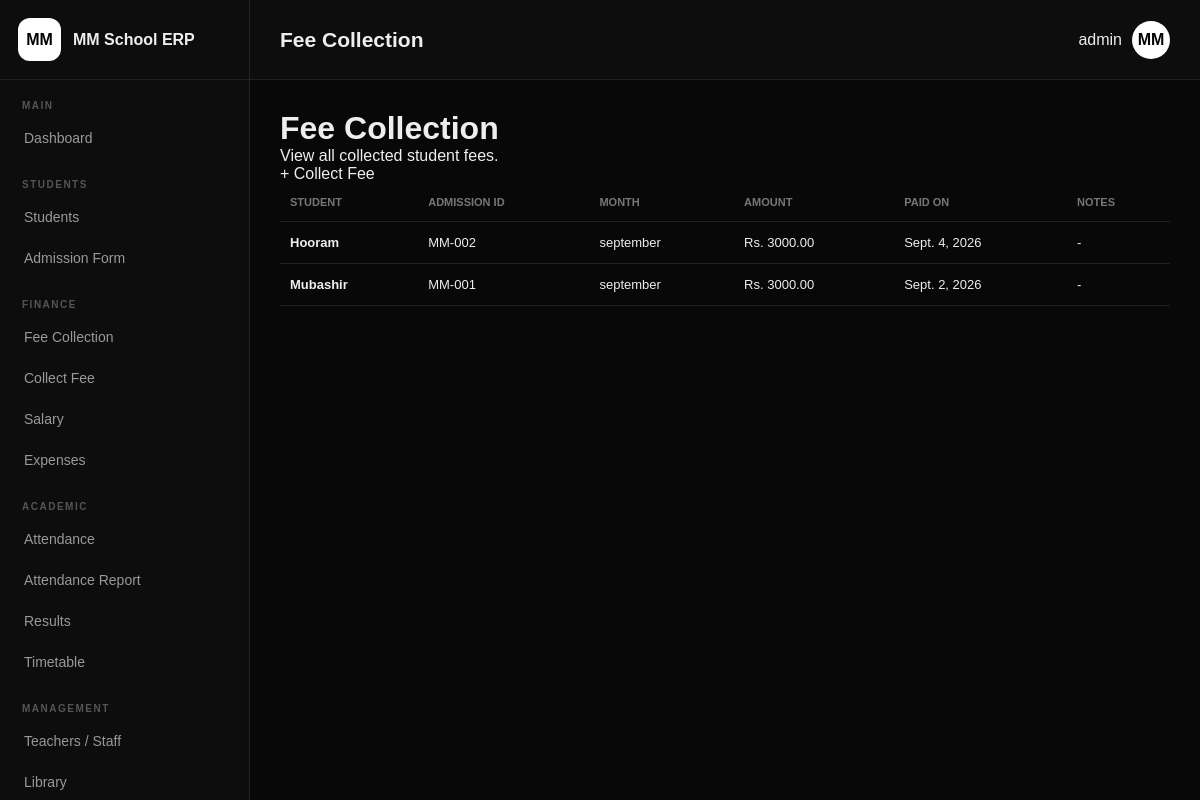
Screenshot of /fees/ (signed in) with the database file from the repository.
### school/models.py (models this page shows, shortened)
class FeePayment(models.Model):
    student = models.ForeignKey(Student, on_delete=models.CASCADE, related_name="fee_payments")
    month = models.CharField(max_length=30)
    amount = models.DecimalField(max_digits=10, decimal_places=2)
    paid_on = models.DateField()
    notes = models.TextField(blank=True)
    created_at = models.DateTimeField(auto_now_add=True)
    class Meta:
        ordering = ["-paid_on", "-created_at"]

class Student(models.Model):
    admission_id = models.CharField(max_length=30, unique=True)
    name = models.CharField(max_length=150)
    father = models.CharField(max_length=150)
    father_cnic = models.CharField(max_length=30, blank=True)
    cnic = models.CharField(max_length=30, blank=True)
    dob = models.DateField(null=True, blank=True)
    gender = models.CharField(max_length=20, default="Male")
    class_name = models.CharField(max_length=20, choices=CLASSES)
    admission_date = models.DateField()
    monthly_fee = models.DecimalField(max_digits=10, decimal_places=2, default=3000)
    phone = models.CharField(max_length=30, blank=True)
    guardian_phone = models.CharField(max_length=30)
    emergency = models.CharField(max_length=30, blank=True)
    address = models.TextField()
    previous_school = models.CharField(max_length=200, blank=True)
    previous_class = models.CharField(max_length=30, blank=True)
    religion = models.CharField(max_length=50, blank=True)
    blood = models.CharField(max_length=10, blank=True)
    notes = models.TextField(blank=True)
    active = models.BooleanField(default=True)
    created_at = models.DateTimeField(auto_now_add=True)
    class Meta:
        ordering = ["-created_at"]

### school/views.py (the view)
# urls.py: path("fees/", views.fee_collection, name="fee_collection"),
@login_required
def fee_collection(request):
    payments = FeePayment.objects.select_related("student").all()
    return render(request, "fee_collection.html", {"payments": payments})

### school/context_processors.py (called while the page is built)
def choices(request):
    return {"classes": CLASSES, "roles": Teacher.ROLE_CHOICES}

### templates/fee_collection.html (shortened to what this page needs)
{% extends "base.html" %}
{% block heading %}Fee Collection{% endblock %}
{% block content %}
<div class="page-head">
    <div>
        <h1>Fee Collection</h1>
        <p>View all collected student fees.</p>
    </div>
    <a href="{% url 'collect_fee' %}" class="btn">
        + Collect Fee
    </a>
</div>
<div class="table-wrap">
<table>
    <thead>
        <tr>
            <th>Student</th>
            <th>Admission ID</th>
            <th>Month</th>
            <th>Amount</th>
            <th>Paid On</th>
            <th>Notes</th>
        </tr>
    </thead>
    <tbody>
        {% for payment in payments %}
        <tr>
            <td><b>{{ payment.student.name }}</b></td>
            <td>{{ payment.student.admission_id }}</td>
            <td>{{ payment.month }}</td>
            <td>Rs. {{ payment.amount }}</td>
            <td>{{ payment.paid_on }}</td>
            <td>{{ payment.notes|default:"-" }}</td>
        </tr>
        {% empty %}
        <tr>
            <td colspan="6">No fee payments recorded yet.</td>
        </tr>
        {% endfor %}
    </tbody>
</table>
</div>
{% endblock %}

### templates/base.html (shortened to what this page needs)
{% load static %}
<!DOCTYPE html>
<html lang="en">
<head>
<link rel="stylesheet" href="{% static 'css/app.css' %}">
</head>
<body>
<div id="app">
<aside class="sidebar">
    <div class="brand">
        <div class="brand-logo">MM</div>
        <div class="brand-text">MM School ERP</div>
    </div>
    <div class="menu">
        <div class="menu-title">MAIN</div>
        <a href="{% url 'dashboard' %}"
           class="{% if request.resolver_match.url_name == 'dashboard' %}active{% endif %}">
            Dashboard
        </a>
        <div class="menu-title">STUDENTS</div>
        <a href="{% url 'students' %}">
            Students
        </a>
        <a href="{% url 'add_student' %}">
            Admission Form
        </a>
        <div class="menu-title">FINANCE</div>
        <a href="{% url 'fee_collection' %}">
            Fee Collection
        </a>
        <a href="{% url 'collect_fee' %}">
            Collect Fee
        </a>
        <a href="{% url 'salary' %}">Salary</a>
        <a href="{% url 'expenses' %}">
            Expenses
        </a>
<div class="menu-title">Academic</div>
<a href="{% url 'attendance' %}">Attendance</a>
<a href="{% url 'attendance_report' %}">Attendance Report</a>
<a href="{% url 'results' %}">Results</a>
<a href="{% url 'timetable' %}">Timetable</a>
        <div class="menu-title">Management</div>
<a href="{% url 'teachers' %}">Teachers / Staff</a>
<a href="{% url 'library' %}">Library</a>
    </div>
</aside>
<main class="main">
    <div class="topbar">
        <h2>{% block heading %}Dashboard{% endblock %}</h2>
        <div class="user-box">
            <span>{{ request.user.username }}</span>
            <div class="avatar">MM</div>
        </div>
    </div>
    <div class="content">
        {% block content %}{% endblock %}
    </div>
</main>
</div>
</body>
</html>

### static/css/app.css (style rules this page uses)
* { box-sizing:border-box;margin:0;padding:0;font-family:Arial,sans-serif }
body { background:#080808;color:#eee }
.logo,.brand-logo,.avatar { background:#fff;color:#000;font-weight:900; display:flex;align-items:center;justify-content:center }
#app { min-height:100vh }
.sidebar { position:fixed;left:0;top:0;bottom:0;width:250px;background:#0d0d0d; border-right:1px solid #242424;overflow-y:auto;z-index:100 }
.brand { height:80px;border-bottom:1px solid #222;display:flex;align-items:center; gap:12px;padding:18px }
.brand-logo { width:43px;height:43px;border-radius:12px }
.brand-text { font-weight:bold }
.menu { padding:15px 12px }
.menu-title { color:#555;font-size:10px;letter-spacing:1.5px;margin:18px 10px 8px; text-transform:uppercase }
.menu a { display:block; width:100%; padding:11px 12px; margin-bottom:3px; background:none; border:0; color:#999; border-radius:8px; text-align:left; cursor:pointer; font-size:14px; transition:all .15s ease; }
.menu-title { color:#555; font-size:10px; font-weight:bold; letter-spacing:1.5px; margin:22px 10px 8px; text-transform:uppercase; }
.menu-title:first-child { margin-top:5px; }
.main { margin-left:250px;min-height:100vh }
.topbar { height:80px;background:#0d0d0d;border-bottom:1px solid #222; display:flex;align-items:center;justify-content:space-between;padding:0 30px; position:sticky;top:0;z-index:50 }
.topbar h2 { font-size:21px }
.user-box { display:flex;align-items:center;gap:10px }
.avatar { width:38px;height:38px;border-radius:50% }
.content { padding:30px }
.table-wrap { overflow-x:auto }
table { width:100%;border-collapse:collapse }
th,td { padding:13px 10px;border-bottom:1px solid #222;text-align:left;white-space:nowrap }
th { font-size:11px;color:#777;text-transform:uppercase }
td { font-size:13px }
a { color:inherit;text-decoration:none }

### rows the page displays
FeePayment: student.name "Hooram", student.admission_id "MM-002", month "september", amount "3000.00", paid_on "Sept. 4, 2026", notes "-"
FeePayment: student.name "Mubashir", student.admission_id "MM-001", month "september", amount "3000.00", paid_on "Sept. 2, 2026", notes "-"

### other values shown
{{ request.user.username }} "admin"
